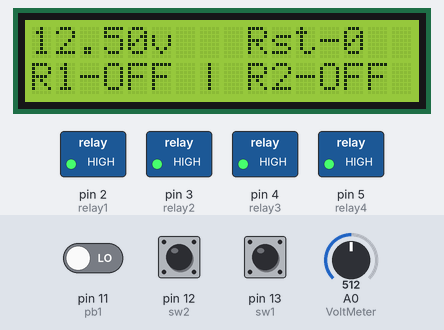
Bench run of a sketch on a simulated Arduino Uno, built with avr-gcc and run on an emulated ATmega328P. On the bench: 16×2 character LCD, switched loads named in the sketch (green lamp = pin HIGH). Inputs (shaded band) come from the test bench; at power-on: A0 (VoltMeter) = 512, pin 12 (sw2) LOW, pin 11 (pb1) LOW, pin 13 (sw1) LOW. What the sketch prints to the serial monitor is not drawn.

Above: at 1.2 s.
1.3 s: A0 (VoltMeter) set to 482
At 2.5 s:
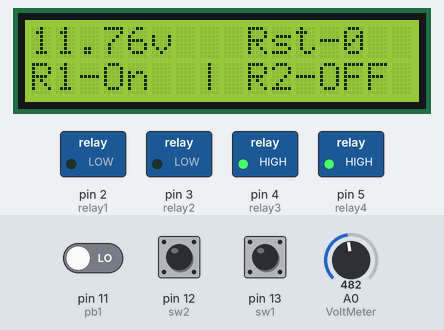
3.6 s: pin 12 (sw2) pulled HIGH for 1.25 s
At 5.0 s:
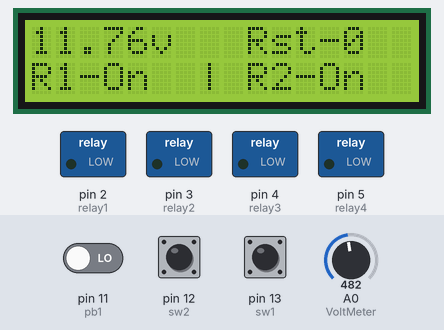
6.7 s: A0 (VoltMeter) set to 716
At 8.1 s:
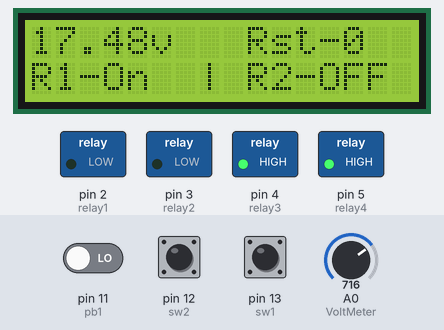
9.8 s: pin 11 (pb1) driven HIGH
At 10.9 s:
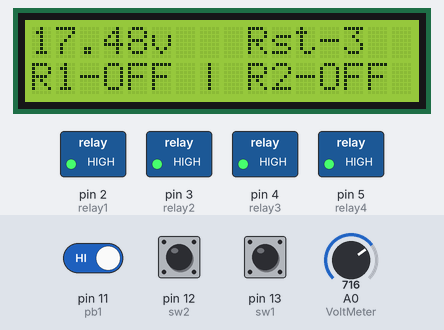
12.9 s: pin 12 (sw2) pulled HIGH for 1.25 s
At 14.3 s:
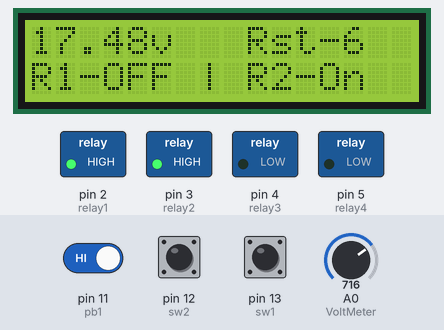
16.0 s: pin 13 (sw1) pulled HIGH for 1.25 s
At 17.3 s:
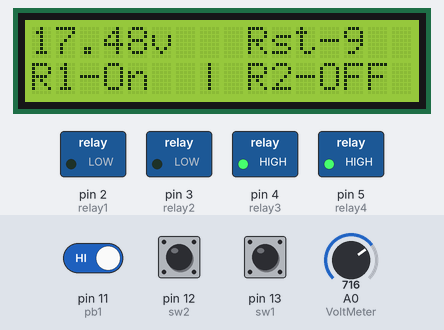
Timing chart, 0 to 19.1 s (numbered marks = the images above; inputs shaded):
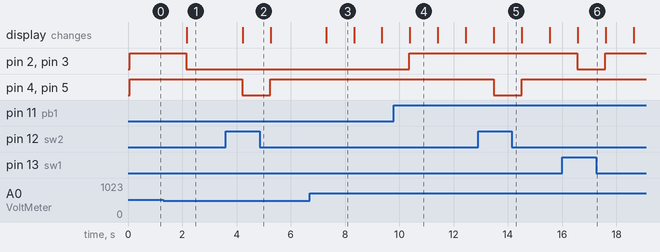

Measured:
- the behaviour switches between 492 and 491 on A0 (VoltMeter) (found by bisection; images 0 and 1)
- after the input at 1.3 s, pin 2 (relay1), pin 3 (relay2): HIGH → LOW after 0.84 s; the display: changes after 0.86 s (image 1)
- after the input at 3.6 s, pin 4 (relay3), pin 5 (relay4): HIGH → LOW after 0.61 s, → HIGH 1.0 s later; the display: changes after 0.62 s (image 2)
- after the input at 6.7 s, the display: changes after 0.61 s (image 3)
- after the input at 9.8 s, pin 2 (relay1), pin 3 (relay2): LOW → HIGH after 0.57 s; the display: changes after 0.58 s (image 4)
- after the input at 12.9 s, pin 4 (relay3), pin 5 (relay4): HIGH → LOW after 0.57 s, → HIGH 1.0 s later; the display: changes after 0.58 s (image 5)
- after the input at 16.0 s, pin 2 (relay1), pin 3 (relay2): HIGH → LOW after 0.56 s, → HIGH 1.0 s later; the display: changes after 0.57 s (image 6)

The sketch:

Solar_Switcher_v2.ino
```cpp
#define VoltMeter A0
#include <LiquidCrystal_I2C.h>
#include <Wire.h>

int relay1 = 2;
int relay2 = 3;
int relay3 = 4;
int relay4 = 5;
int relay_reset;


int sw1= 13;
int sw2 = 12;
int pb1 = 11;
int aux= 10;

LiquidCrystal_I2C lcd(0x27,16,2);

void setup() {
  // put your setup code here, to run once:
  Wire.begin();
  lcd.init();
  lcd.backlight();
  Serial.begin(9600);

  pinMode(relay1, OUTPUT);
  pinMode(relay2, OUTPUT);
  pinMode(relay3, OUTPUT);
  pinMode(relay4, OUTPUT);

  pinMode(sw1,INPUT);
  pinMode(sw2,INPUT);
  pinMode(pb1,INPUT);
  pinMode(aux,INPUT);

  relay_group_1_off();
  relay_group_2_off();
  relay_reset = 0;
}

void loop() {
  // put your main code here, to run repeatedly:
  int reading = analogRead(VoltMeter);
  double voltage = map(reading,0,1024,0,2500);
  voltage = voltage/100;
  lcd.setCursor(0,0);
  lcd.print(voltage);
  lcd.print("v");
  lcd.print("   Rst-");
  lcd.print(relay_reset);

  if ((voltage >=13)&& (relay_reset <60)){
    relay_reset+=1;
  }

  if (voltage <13){
    relay_reset = 0;
  }

// 1st relay group
  if ((voltage < 12) || (digitalRead(sw1)== HIGH)){
    relay_group_1_on();
  }
  else if ((relay_reset >= 60) ||(digitalRead(pb1)== HIGH)) {
    relay_group_1_off();

  }
// 2nd relay group

/*automated relay 2 setup
  if ((voltage < 13) || (digitalRead(sw2)== HIGH)){
    relay_group_2_on();
  }
  else if ((relay_reset >= 60) || (digitalRead(pb1)== HIGH)) {
    relay_group_2_off();
  }
*/

//basic relay 2 setup
  if (digitalRead(sw2)== HIGH) {
        relay_group_2_on();
  }
  else {
    relay_group_2_off();
  }

  delay(1000);


  //monitor();

  Serial.println(digitalRead(relay3));
}

void monitor (){

  Serial.print("Switch 1 - ");
  Serial.println(digitalRead(sw1));
  Serial.print("Switch 2 - ");
  Serial.println(digitalRead(sw2));

  Serial.print("Button 1 - ");
  Serial.println(digitalRead(pb1));

  Serial.print("Aux - ");
  Serial.println(digitalRead(aux));
}

void relay_group_1_on(){

    digitalWrite(relay1, LOW);
    digitalWrite(relay2, LOW);
    lcd.setCursor(0,1);
    lcd.print("R1-On  | ");

}

void relay_group_1_off(){

    digitalWrite(relay1, HIGH);
    digitalWrite(relay2, HIGH);
    lcd.setCursor(0,1);
    lcd.print("R1-OFF | ");
}

void relay_group_2_on(){

    digitalWrite(relay3, LOW);
    digitalWrite(relay4, LOW);
    lcd.setCursor(9,1);
    lcd.print("R2-On  ");

}

void relay_group_2_off(){

    digitalWrite(relay3, HIGH);
    digitalWrite(relay4, HIGH);
    lcd.setCursor(9,1);
    lcd.print("R2-OFF  ");
}
```
